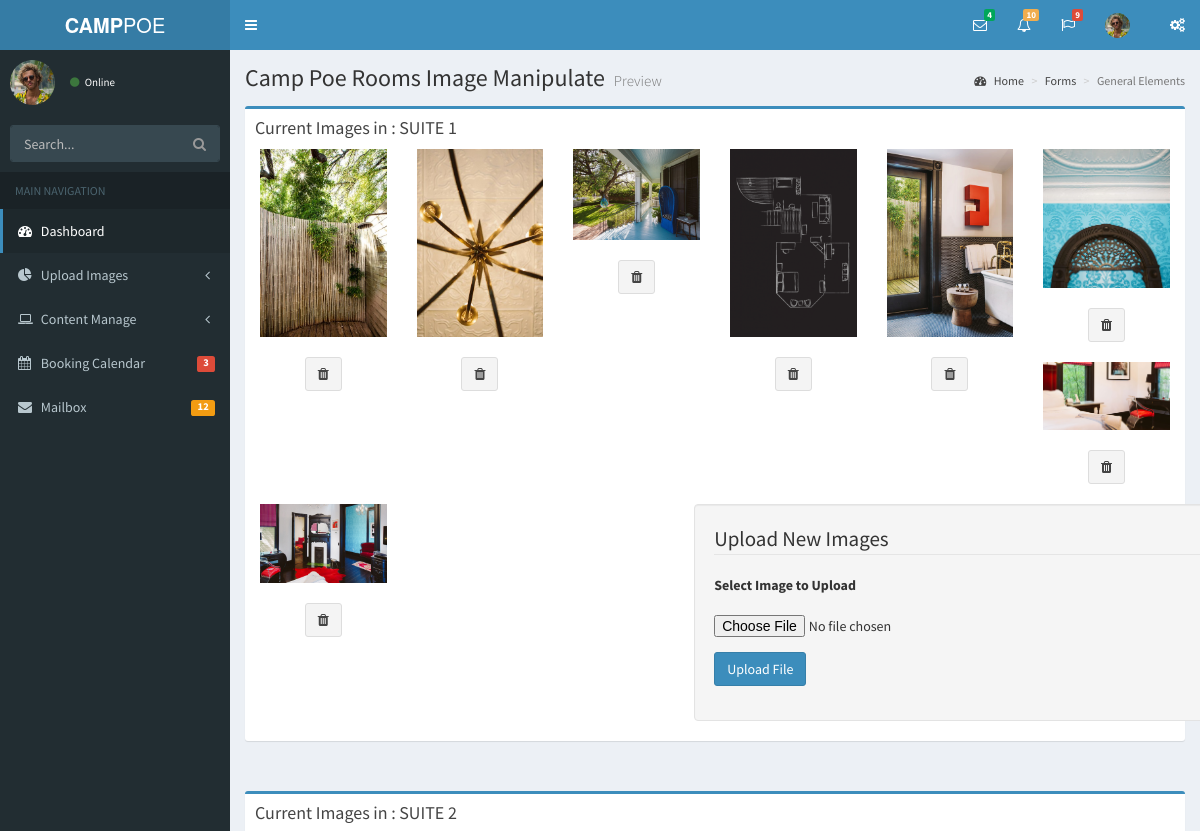
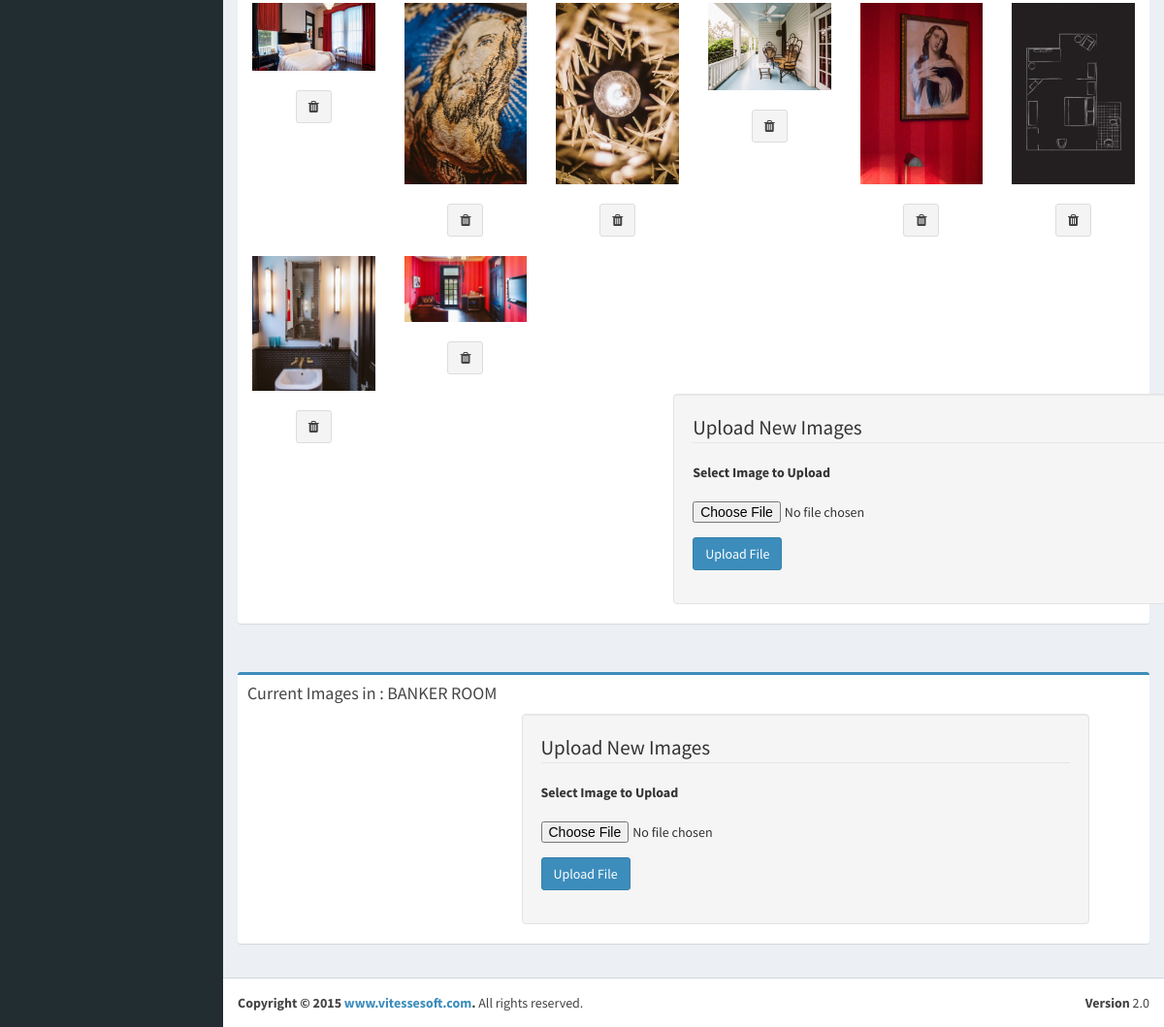
The app's page /index.php/admin/room_images with its own data (2 pictures, top to bottom).
### tables this page shows
CREATE TABLE IF NOT EXISTS `rooms` (
  `rm_id` int(11) NOT NULL AUTO_INCREMENT,
  `rm_name` varchar(200) NOT NULL,
  `rm_comments` varchar(1000) NOT NULL,
  `rm_cover_img` varchar(500) NOT NULL,
  `rm_available` int(2) NOT NULL,
  `rm_title` varchar(400) NOT NULL,
  `rm_detail` varchar(1000) NOT NULL,
  `rm_amount` double(10,2) NOT NULL,
  PRIMARY KEY (`rm_id`)
);

CREATE TABLE IF NOT EXISTS `room_img_urls` (
  `ril_id` int(11) NOT NULL AUTO_INCREMENT,
  `rm_id` int(11) NOT NULL,
  `img_type` varchar(20) NOT NULL,
  `ril_img_url` varchar(500) NOT NULL,
  `style_col` varchar(11) NOT NULL,
  `class` varchar(50) NOT NULL,
  PRIMARY KEY (`ril_id`,`rm_id`)
);

### application/controllers/Admin.php (called while the page is built, shortened)
<?php
class Admin extends CI_Controller {
    function __construct() {
        $this->load->helper(array('form', 'url'));
    }
    public function room_images() {
        $this->load->model('imagemodel');
        $room['images'] = $this->imagemodel->getAllRoomImages();
        $room['details'] = $this->imagemodel->getAllRoomDetails();
        $this->load->view('admin_room_img', $room);
    }
}

### index.php (called while the page is built, shortened)
<?php
require_once BASEPATH.'core/CodeIgniter.php';

### application/models/imagemodel.php (called while the page is built, shortened)
<?php
class imagemodel extends CI_Model {
    function getAllRoomImages() {
        $query = $this->db->get('room_img_urls');
        if ($query->num_rows() > 0) {
            return $query->result();
        }
    }
    function getAllRoomDetails() {
        $query = $this->db->get('rooms');
        if ($query->num_rows() > 0) {
            return $query->result();
        }
    }
}
?>

### application/views/admin_room_img.php (the view, shortened to what this page needs)
<!DOCTYPE html>
<html>
    <head>
        <link href="<?php echo base_url(); ?>resoures/admin/bootstrap/css/bootstrap.min.css" rel="stylesheet" type="text/css" />
        <link href="https://maxcdn.bootstrapcdn.com/font-awesome/4.3.0/css/font-awesome.min.css" rel="stylesheet" type="text/css" />
        <link href="https://code.ionicframework.com/ionicons/2.0.1/css/ionicons.min.css" rel="stylesheet" type="text/css" />
        <link href="<?php echo base_url(); ?>resoures/admin/dist/css/AdminLTE.min.css" rel="stylesheet" type="text/css" />
        <link href="<?php echo base_url(); ?>resoures/admin/dist/css/skins/_all-skins.min.css" rel="stylesheet" type="text/css" />
    </head>
    <body class="skin-blue sidebar-mini">
        <div class="wrapper">
            <?php include_once './resoures/admin/imports/admin_temp_header.php'; ?>
            <?php include_once './resoures/admin/imports/admin_temp_nav.php'; ?>
            <div class="content-wrapper">
                <section class="content-header">
                    <h1>
                        Camp Poe Rooms Image Manipulate
                        <small>Preview</small>
                    </h1>
                    <ol class="breadcrumb">
                        <li><a href="#"><i class="fa fa-dashboard"></i> Home</a></li>
                        <li><a href="#">Forms</a></li>
                        <li class="active">General Elements</li>
                    </ol>
                </section>
                <?php
                if (!empty($details)) {
                    $image_no = 0;
                    foreach ($details as $room_detail) {
                        $image_no++;
                        echo "<section class='content'><div class='row'><div class='col-md-12'><div class='box box-primary'><div class='box-header'>";
                        echo "<h2 class='box-title'>Current Images in : " . $room_detail->rm_name . "</h2></div>";
                        if (!empty($images)) {
                            foreach ($images as $home) {
                                if ($home->rm_id == $image_no) {
                                    echo "<div class='col-lg-2 col-md-4 col-xs-6 thumb'>";
                                    echo "<img class='img-responsive' src='" . base_url() . $home->ril_img_url . "' alt=''><br>";
                                    echo "<center><a href='" . base_url() . "/index.php/image/delete/" . $home->ril_id . "'><button type='button' class='btn btn-default'><i class='fa fa-trash'></i></button></a></center>";
                                    echo "<br></div>";
                                }
                            }
                        }
                        echo "<div class='container'><div class='row'><div class='col-md-6 col-md-offset-3 well'>";
                        echo "<legend>Upload New Images</legend>" . form_open_multipart('image/upload');
                        echo "<fieldset><div class='form-group'><div class='row'><div class='col-md-12'><label for='filename' class='control-label'>Select Image to Upload</label></div></div></div>";
                        echo "<div class = 'form-group'><div class = 'row'><div class = 'col-md-12'>";
                        echo "<input type = 'file' name = 'filename' size = '20' />";
                        echo "<span class = 'text-danger'>";
                        echo "</span></div></div></div>";
                        echo "<div class='form-group'><div class='row'><div class='col-md-12'><input type='submit' value='Upload File' class='btn btn-primary'/></div></div></div></fieldset>";
                        echo "</div></div></div></div></div></div></section>";
                    }
                }
                ?>
            </div>
                <?php include_once './resoures/admin/imports/admin_temp_footer.php'; ?>
        </div>
    </body>
</html>

### records on screen
rooms: rm_name "SUITE 1"
room_img_urls: ril_img_url (picture)
room_img_urls: ril_img_url (picture)
room_img_urls: ril_img_url (picture)
room_img_urls: ril_img_url (picture)
room_img_urls: ril_img_url (picture)
room_img_urls: ril_img_url (picture)
room_img_urls: ril_img_url (picture)
room_img_urls: ril_img_url (picture)
rooms: rm_name "SUITE 2"
room_img_urls: ril_img_url (picture)
room_img_urls: ril_img_url (picture)
room_img_urls: ril_img_url (picture)
room_img_urls: ril_img_url (picture)
room_img_urls: ril_img_url (picture)
room_img_urls: ril_img_url (picture)
room_img_urls: ril_img_url (picture)
room_img_urls: ril_img_url (picture)
rooms: rm_name "BANKER ROOM"
